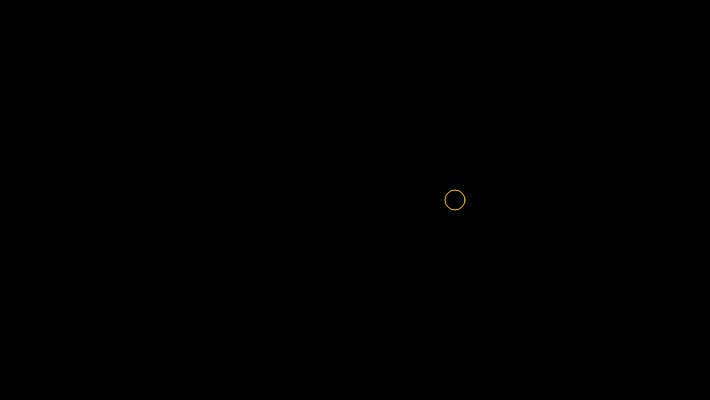
Frame 1 (no input)
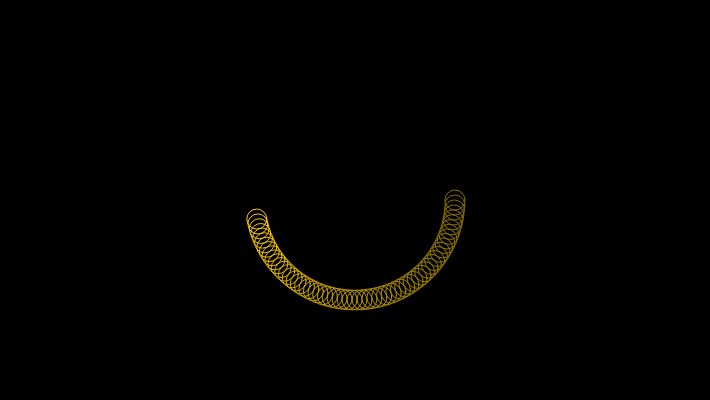
Frame 60 (no input)
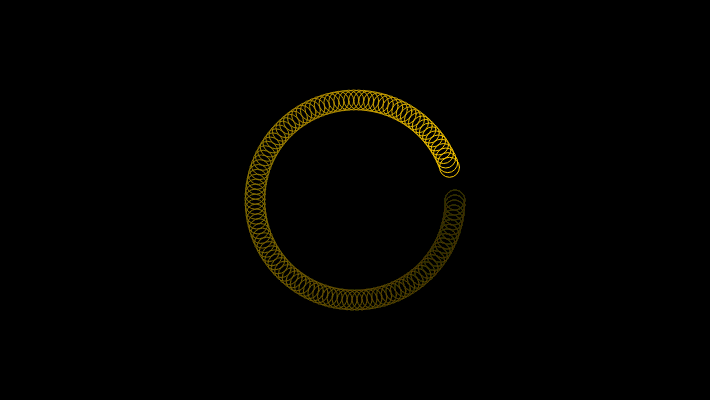
Frame 120 (the mouse pressed at the canvas centre since frame 60)

The p5.js sketch that drew these frames (run headless with seeded random() and noise() and a simulated clock; from frame 60 on, the mouse is pressed at the canvas centre):

// p5.js sketch
// ── sketch.js
let counter = 0;

function setup() {
  createCanvas(710, 400);
  noStroke();
  fill(255, 204, 0);
  noFill();
  stroke(255, 204, 0);
  background(0);
  
  d = height/2;
}

function draw() {
//  background(0);
  background("rgba(0,0,0,0.01)");

  let y = (sin(counter) * 100) + height/2;
  let x = (cos(counter) * 100)+ width/2;

  ellipse(x, y, 20, 20);

  counter += 0.05;
}
